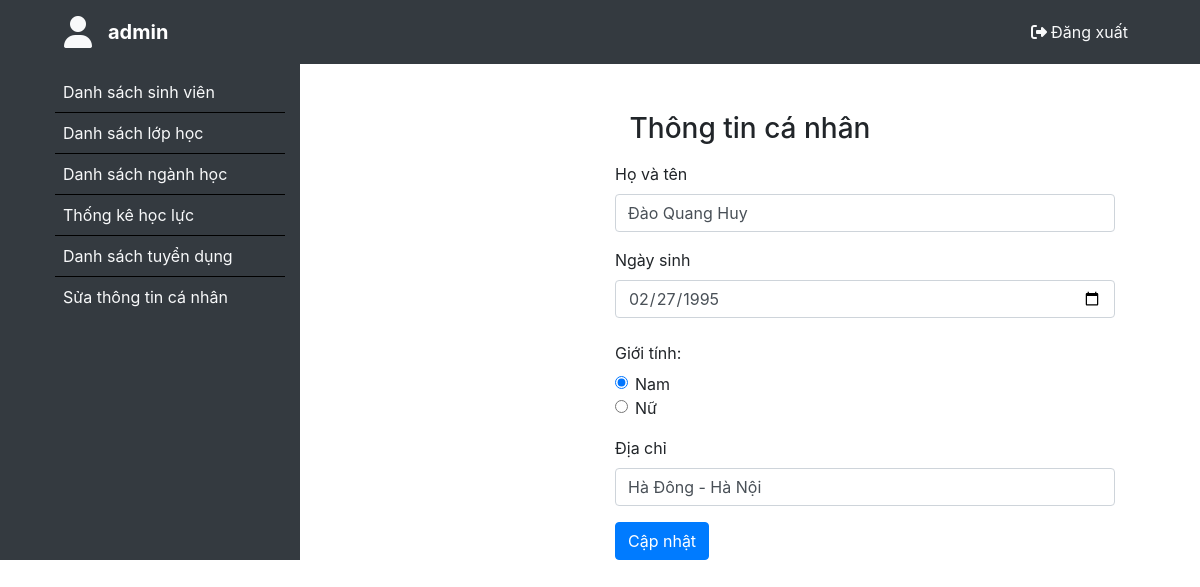
The app's page /editUserForm.php (signed in) with its own data.
### tables this page shows
CREATE TABLE `student` (
  `id` int(11) NOT NULL,
  `student_id` varchar(50) DEFAULT NULL,
  `username` varchar(50) NOT NULL,
  `password` varchar(50) NOT NULL,
  `fullname` varchar(50) NOT NULL,
  `dob` date NOT NULL,
  `gender` varchar(10) NOT NULL,
  `address` varchar(255) NOT NULL,
  `gpa` float DEFAULT NULL,
  `role` int(11) NOT NULL,
  `id_class` int(11) DEFAULT NULL
);

### database/dbhelper.php (called while the page is built, shortened)
<?php
function executeResult($sql) {
    $data = [];
    $conn = mysqli_connect(HOST, USERNAME, PASSWORD, DATABASE);
    mysqli_set_charset($conn, 'utf-8');
    $result = mysqli_query($conn, $sql);
    while(($row = mysqli_fetch_array($result, 1)) != null) {
        $data[] = $row;
    }
    return $data;
}
?>

### editUserForm.php (the view, shortened to what this page needs)
<?php
    require_once('./database/dbhelper.php');
    $user = validate();
    $sql = "select * from student where role = 1 and id = '".$user['id']."'";
    $admin = executeResult($sql);
?>
<!DOCTYPE html>
<html lang="en">
<head>
    <link rel="stylesheet" href="https://cdn.jsdelivr.net/npm/bootstrap@4.6.1/dist/css/bootstrap.min.css">
    <link rel="stylesheet" href="./assets/style.css">
</head>
<body>
     <header>
        <nav class="navbar navbar-expand-lg navbar-dark bg-dark">
            <i class="fas fa-user fa-2x ml-5 mt-2 mb-2 text-light"></i>
            <a class="navbar-brand ml-3" href="#" style="font-weight:700;"><?=$admin[0]['username']?></a>
            <div class="collapse navbar-collapse" id="navbarNav">
                <ul class="navbar-nav ml-auto">
                    <li class="nav-item mr-5">
                        <a class="nav-link text-light" href="logout.php"><i class="fas fa-sign-out-alt"></i><span class="ml-1">Đăng xuất</span></a>
                    </li>
                </ul>
            </div>
        </nav>
     </header>
     <main>
         <div class="container-fluid">
             <div class="row">
                 <div class="col-md-3 bg-dark">
                     <ul class="mt-2" style="list-style-type:none;">
                        <li class="p-2" style="border-bottom:1px solid black;">
                            <a href="admin.php" class="text-light">Danh sách sinh viên</a>
                        </li>
                        <li class="p-2" style="border-bottom:1px solid black;">
                            <a href="classForm.php" class="text-light">Danh sách lớp học</a>
                        </li>
                        <li class="p-2" style="border-bottom:1px solid black;">
                            <a href="departmentForm.php" class="text-light">Danh sách ngành học</a>
                        </li>
                        <li class="p-2" style="border-bottom:1px solid black;">
                            <a href="resultForm.php" class="text-light">Thống kê học lực</a>
                        </li>
                        <li class="p-2" style="border-bottom:1px solid black;">
                            <a href="applyResultForm.php" class="text-light">Danh sách tuyển dụng</a>
                        </li>
                        <li class="p-2">
                            <a href="editUserForm.php" class="text-light"> Sửa thông tin cá nhân</a>
                        </li>
                     </ul>
                 </div>
                 <div class="col-md-9">
                    <h3 class="text-center mb-3 mt-5">Thông tin cá nhân</h3>
                    <form style="width: 500px;margin-left:300px;" method="post">
                        <div class="form-group">
                            <label for="fullname">Họ và tên</label>
                            <input type="text" class="form-control" id="fullname" name="fullname" value="<?=$admin[0]['fullname']?>">
                        </div>
                        <div class="form-group">
                            <label for="birthday">Ngày sinh</label>
                            <input type="date" class="form-control" id="birthday" aria-describedby="birthday" name="birthday" value=<?=$admin[0]['dob']?>>
                        </div>
                        <fieldset class="form-group">
                            <legend class="col-form-label">Giới tính:</legend>
                            <div class="form-check">
                                <input class="form-check-input" required="true" type="radio" name="gender" value="Nam">
                                <label class="form-check-label" for="gridRadios1">
                                    Nam
                                </label>
                            </div>
                            <div class="form-check">
                                <input class="form-check-input" required="true" type="radio" name="gender" value="Nữ">
                                <label class="form-check-label" for="gridRadios2">
                                    Nữ
                                </label>
                            </div>
                        </fieldset>
                        <div class="form-group mt-2">
                            <label for="address">Địa chỉ</label>
                            <input type="text" class="form-control" id="address" aria-describedby="address" name="address" value="<?=$admin[0]['address']?>">
                        </div>
                        <button type="button" class="btn btn-primary" id="edit_info">Cập nhật</button>
                    </form>
                 </div>
             </div>
         </div>
     </main>
</body>
</html>

### assets/style.css (style rules this page uses)
* { box-sizing: inherit; }
html { box-sizing: border-box; font-family: 'Roboto', sans-serif; }

### records on screen
student: username "admin", fullname "Đào Quang Huy", birthday "02/27/1995", address "Hà Đông - Hà Nội"
